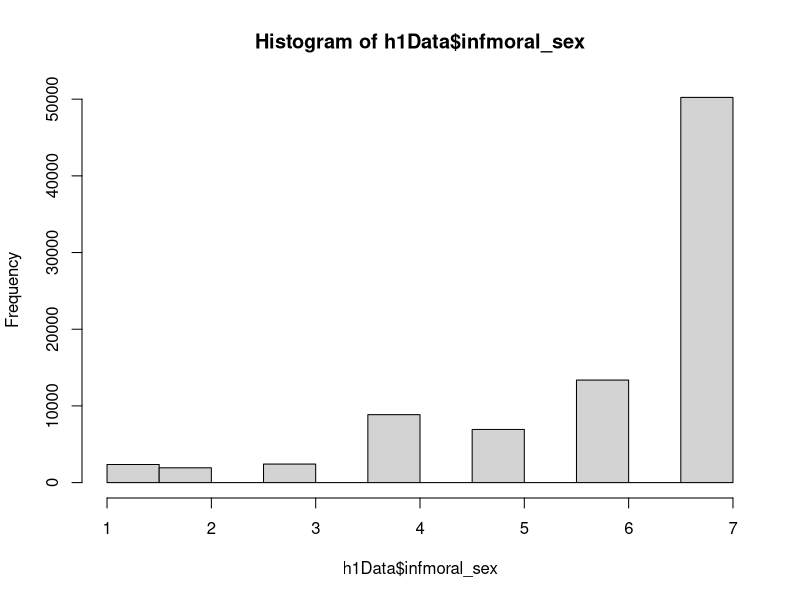
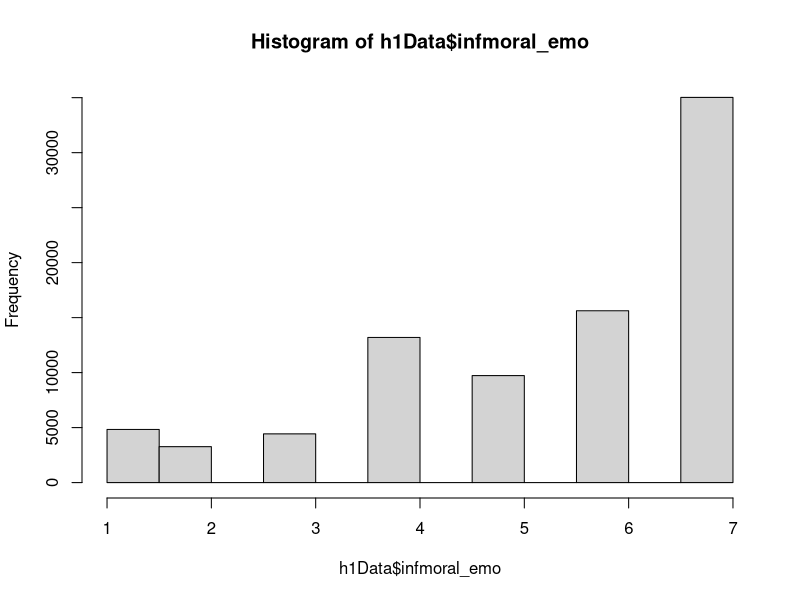
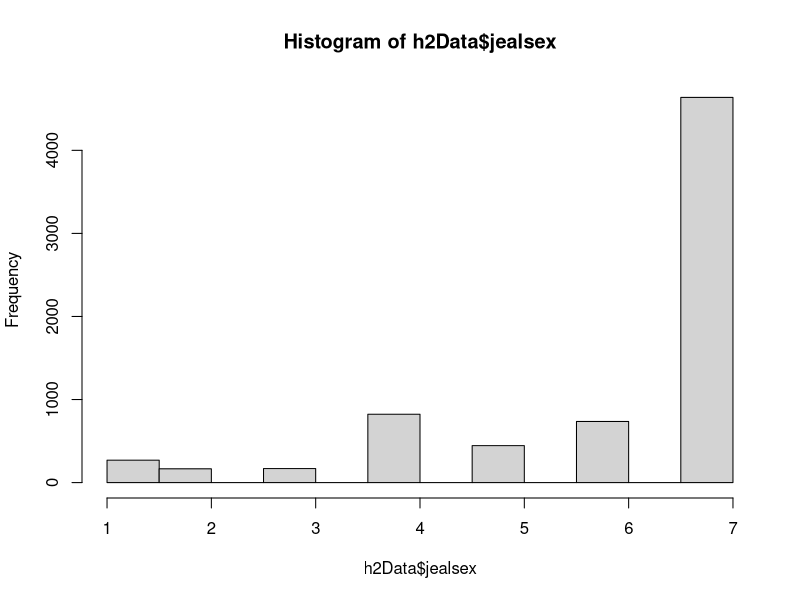
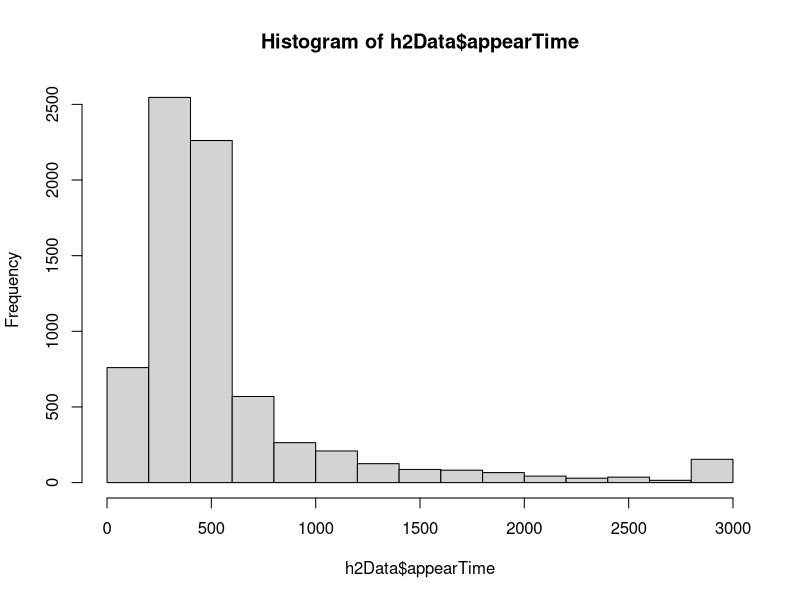
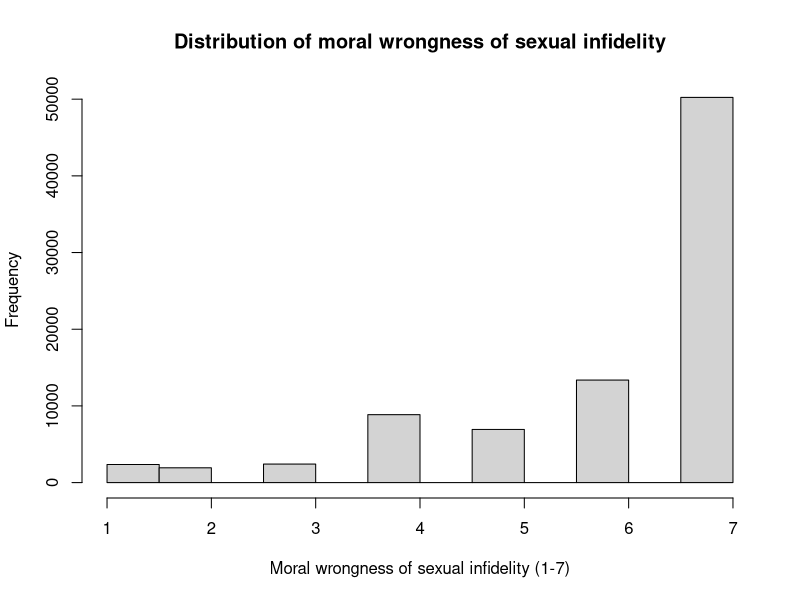
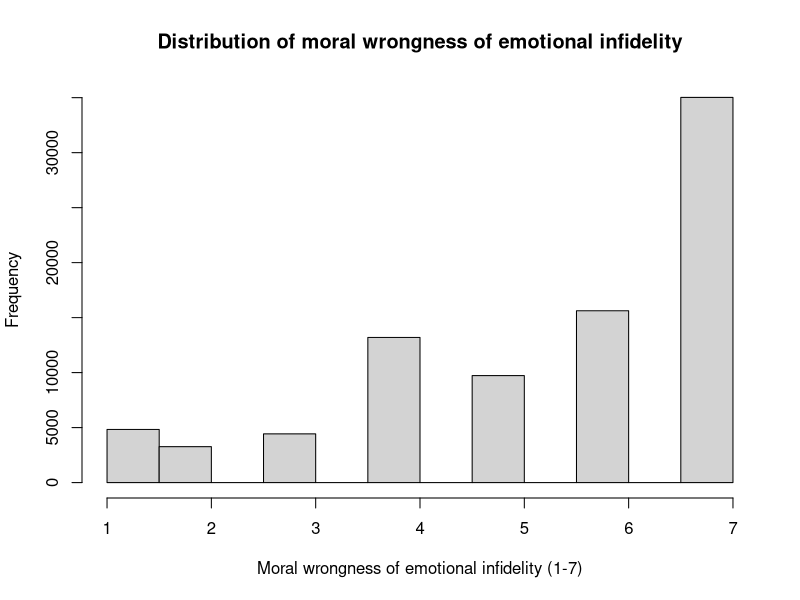
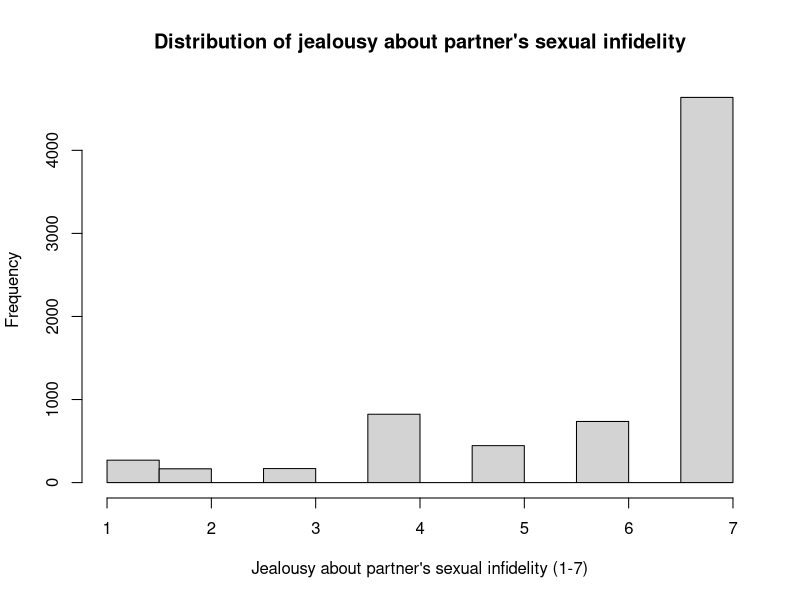
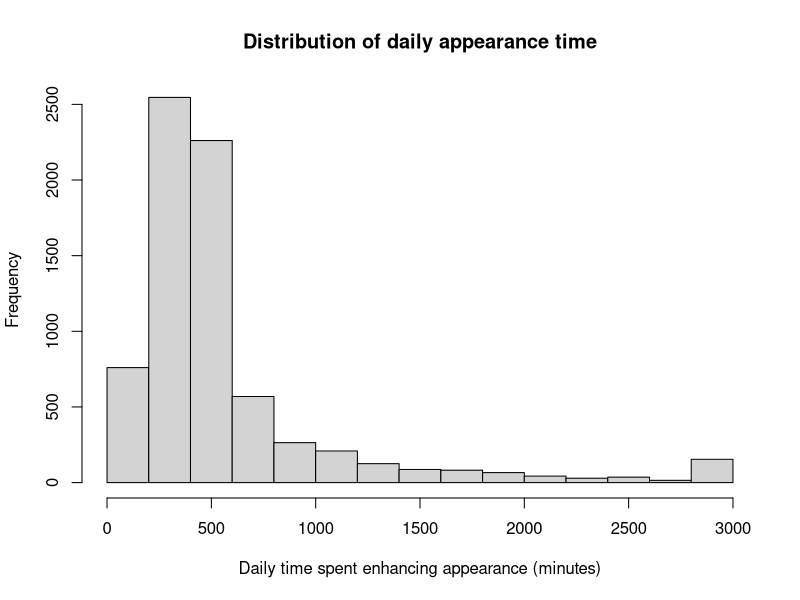

Here is the R script that generated these plots, in order:
## ---- chunk 1
# Open the project's .Rproj file before running chunks.
# Install psych once in the Console if needed: install.packages("psych")
#install.packages("psych")
library(psych)

h1Data <- read.csv("Data/processed_data/project_h1.csv")
h2Data <- read.csv("Data/processed_data/project_h2.csv")

## ---- chunk 2
# A histogram groups numerical values into intervals (bins).
# Bar height shows how many observations fall in each interval.
# Start by looking at the distribution before calculating summary statistics.
hist(h1Data$infmoral_sex)
hist(h1Data$infmoral_emo)
hist(h2Data$jealsex)
hist(h2Data$appearTime)

# Add readable labels to the same histogram.
hist(h1Data$infmoral_sex,
     main="Distribution of moral wrongness of sexual infidelity",
     xlab="Moral wrongness of sexual infidelity (1-7)")
hist(h1Data$infmoral_emo,
     main="Distribution of moral wrongness of emotional infidelity",
     xlab="Moral wrongness of emotional infidelity (1-7)")
hist(h2Data$jealsex,
     main="Distribution of jealousy about partner's sexual infidelity",
     xlab="Jealousy about partner's sexual infidelity (1-7)")
hist(h2Data$appearTime,
     main="Distribution of daily appearance time",
     xlab="Daily time spent enhancing appearance (minutes)")
## ---- chunk 3
# Mean: add the scores and divide by the number of observed responses.
mean(h1Data$infmoral_sex, na.rm = TRUE)
mean(h1Data$infmoral_emo, na.rm = TRUE)
mean(h2Data$appearTime, na.rm = TRUE)
mean(h2Data$jealsex, na.rm = TRUE)

# Median: the middle score after sorting the responses.
median(h1Data$infmoral_sex, na.rm = TRUE)
median(h1Data$infmoral_emo, na.rm = TRUE)
median(h2Data$appearTime, na.rm = TRUE)
median(h2Data$jealsex, na.rm = TRUE)

# Table: count how many people are in each category.
table(h1Data$raisedFrance, useNA = "ifany")
# Range: return the minimum and maximum, rather than their difference.
range(h1Data$infmoral_sex, na.rm = TRUE)
range(h1Data$infmoral_emo, na.rm = TRUE)
range(h2Data$appearTime, na.rm = TRUE)
range(h2Data$jealsex, na.rm = TRUE)

# IQR: the 75th percentile minus the 25th percentile.
IQR(h1Data$infmoral_sex, na.rm = TRUE)
IQR(h1Data$infmoral_emo, na.rm = TRUE)
IQR(h2Data$appearTime, na.rm = TRUE)
IQR(h2Data$jealsex, na.rm = TRUE)
## ---- chunk 4
# scale() uses z = (original score - mean) / standard deviation by default.
# Keep the original commitment scores and store the standardized values separately.
# scale() returns a matrix; as.numeric() makes a simple numeric column.
h1Data$infmoral_sex_z <- scale(h1Data$infmoral_sex)
h1Data$infmoral_emo_z <- scale(h1Data$infmoral_emo)
h2Data$appearTime_z <- scale(h2Data$appearTime)
h2Data$jealsex_z <- scale(h2Data$jealsex)

# Standardized scores have mean approximately 0 and standard deviation 1.
mean(h1Data$infmoral_sex_z, na.rm=TRUE)
sd(h1Data$infmoral_sex_z, na.rm=TRUE)
mean(h1Data$infmoral_emo_z, na.rm=TRUE)
sd(h1Data$infmoral_emo_z, na.rm=TRUE)
mean(h2Data$appearTime_z, na.rm=TRUE)
sd(h2Data$appearTime_z, na.rm=TRUE)
mean(h2Data$jealsex_z, na.rm=TRUE)
sd(h2Data$jealsex_z, na.rm=TRUE)

## ---- chunk 5
# Covariance describes whether two variables tend to move together.
# Positive: higher values tend to occur together. Negative: higher values tend to accompany lower values.
# Its size depends on the units and is not restricted to -1 through 1.
cov(h1Data$infmoral_sex, h1Data$infmoral_emo, use="complete.obs")
cov(h2Data$appearTime, h2Data$jealsex, use="complete.obs")

# Pearson correlation expresses a linear association on a -1 to 1 scale.
cor(h1Data$infmoral_sex, h1Data$infmoral_emo, use="complete.obs")
cor(h2Data$appearTime, h2Data$jealsex, use="complete.obs")

# Select numerical variables only; do not include participant IDs or category codes.
corData1 <- h1Data[, c("infmoral_sex", "infmoral_emo")]
corData2 <- h2Data[, c("appearTime", "jealsex")]

# A correlation matrix gives the correlation for each pair of columns.
cor(corData1, use="complete.obs")
cor(corData2, use="complete.obs")
# The diagonal is 1 because each variable is correlated with itself.
## ---- chunk 6
# summary() reports minimum, quartiles, median, mean, maximum, and missing counts when present.
summary(corData1)
summary(corData2)

# psych::describe() reports n, mean, SD, median, minimum, maximum, range width (max minus min), skewness, kurtosis, and other summaries.
# However it does not report every statistic above: compute IQR, cov(), and cor() separately.
psych::describe(corData1)
psych::describe(corData2)
